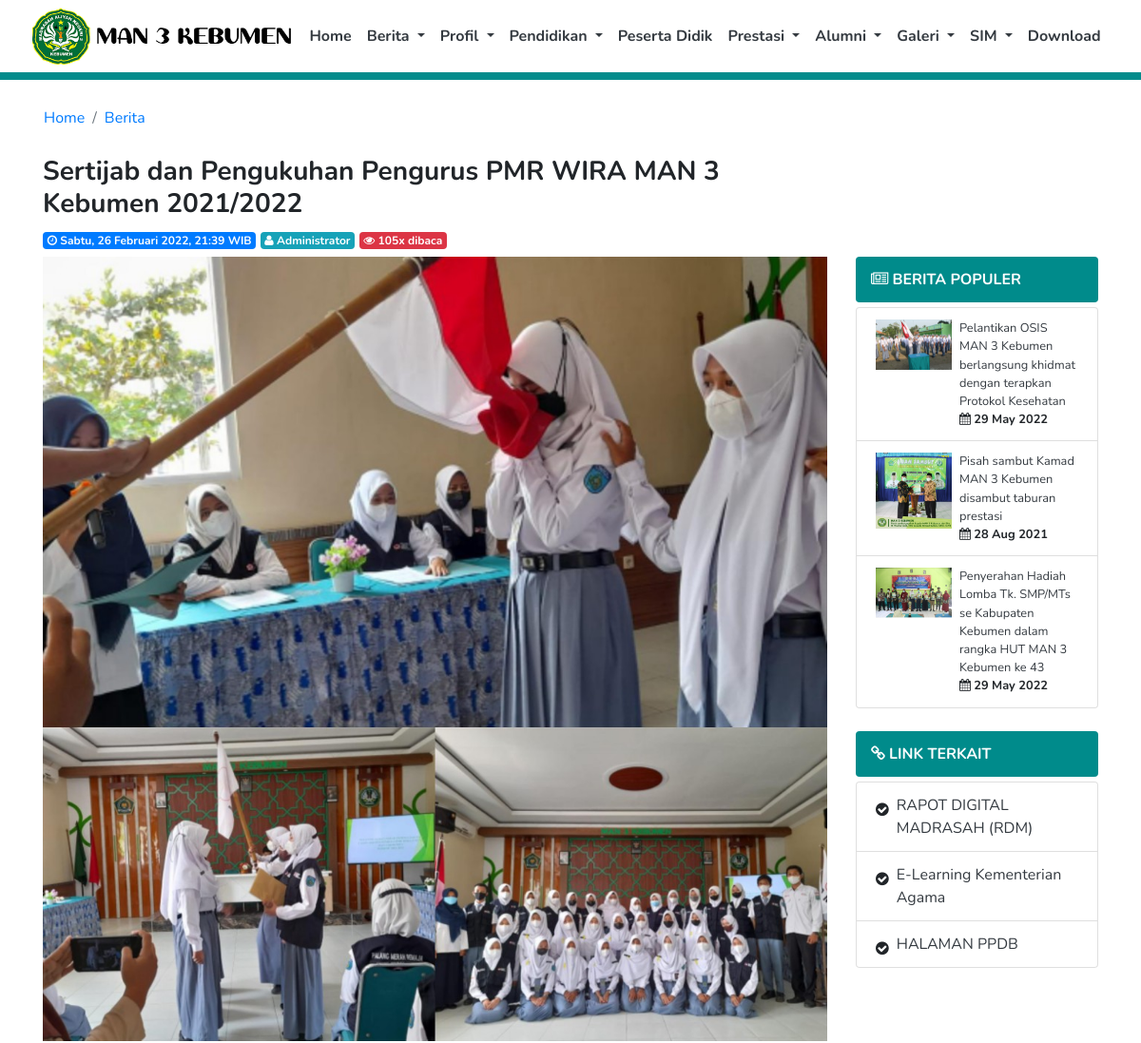
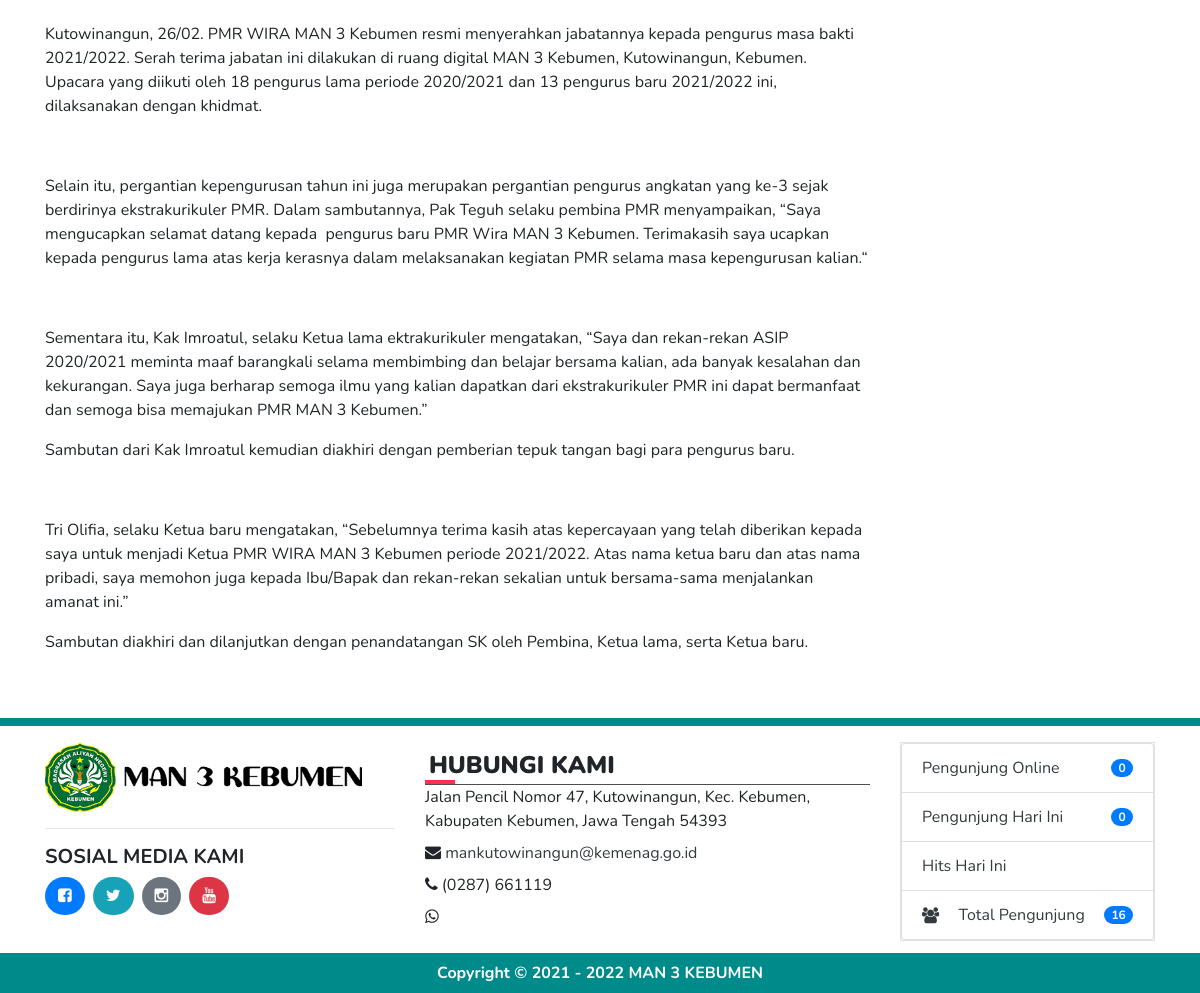
/berita/detail/sertijab-dan-pengukuhan-pengurus-pmr-wira-man-3-kebumen-2021-2022, run on the app's committed database (2 pictures, top to bottom).
### tables this page shows
CREATE TABLE `tb_profil` (
  `id` int(11) NOT NULL,
  `nama_web` varchar(100) NOT NULL,
  `jenjang` int(2) NOT NULL,
  `logo_web` varchar(50) NOT NULL,
  `favicon` varchar(50) NOT NULL,
  `meta_description` varchar(300) NOT NULL,
  `meta_keyword` varchar(200) NOT NULL,
  `profil` text NOT NULL,
  `alamat` varchar(300) NOT NULL,
  `email` varchar(100) NOT NULL,
  `telp` varchar(20) NOT NULL,
  `fax` varchar(20) NOT NULL,
  `whatsapp` varchar(20) NOT NULL,
  `akreditasi` varchar(5) NOT NULL,
  `kurikulum` varchar(30) NOT NULL,
  `file` varchar(250) NOT NULL,
  `nama_kepsek` varchar(100) NOT NULL,
  `nama_operator` varchar(100) NOT NULL,
  `instagram` varchar(200) NOT NULL,
  `facebook` varchar(200) NOT NULL,
  `twitter` varchar(200) NOT NULL,
  `youtube` varchar(200) NOT NULL,
  `gambar` varchar(200) NOT NULL
);

CREATE TABLE `tb_berita` (
  `id` int(4) NOT NULL,
  `nama` varchar(100) NOT NULL,
  `isi` text NOT NULL,
  `gambar` varchar(250) NOT NULL,
  `dibaca` int(5) NOT NULL,
  `id_user` int(2) NOT NULL,
  `is_active` int(1) NOT NULL,
  `hari` varchar(10) NOT NULL,
  `tgl` datetime NOT NULL,
  `slug` varchar(150) NOT NULL
);

CREATE TABLE `tb_user` (
  `id_user` int(3) NOT NULL,
  `nama` varchar(50) NOT NULL,
  `username` varchar(30) NOT NULL,
  `password` varchar(250) NOT NULL,
  `email` varchar(100) NOT NULL,
  `level` varchar(10) NOT NULL,
  `is_active` int(1) NOT NULL
);

CREATE TABLE `tb_link` (
  `id` int(11) NOT NULL,
  `nama` varchar(100) NOT NULL,
  `link` text NOT NULL,
  `is_active` int(11) NOT NULL
);

### application/views/berita/detail_berita.php (the view, shortened to what the rows shown need)
<section id="isi" class="pt-3 pb-5">
    <div class="container">
        <div class="row">
            <div class="col-md-9 text-break">
                <h3><b><?= $title; ?></b></h3>
                <label class="badge badge-primary"><i class="fa fa-clock-o"></i> <?= $data->hari.', '.tgl_indo($data->tgl).', '.date('H:i', strtotime($data->tgl)).' WIB'; ?></label>
                <label class="badge badge-info"><i class="fa fa-user"></i> <?= nama_user($data->id_user); ?></label>
                <label class="badge badge-danger"><i class="fa fa-eye"></i> <?= $data->dibaca; ?>x dibaca</label>
            </div>
    <div class="container">
        <div class="row">
            <div class="col-md-9 text-break">
                <div class="row">
                    <?php if($data->gambar != '' AND file_exists("assets/img/berita/$data->gambar")){ ?>
                        <div class="col-md-12">
                            <a href="<?= base_url("assets/img/berita/$data->gambar"); ?>" class="image-link">
                                <img src="<?= base_url("assets/img/berita/$data->gambar"); ?>" class="img img-fluid">
                            </a>
                        </div>
                    <?php } ?>
                    <div class="col-md-12">
                        <br><?= htmlspecialchars_decode($data->isi); ?>
                    </div>
                </div>
            </div>
            <div class="col-md-3 d-none d-sm-none d-md-block">
                <ul class="list-group">
                    <?php
                    if($berita_terpopuler->num_rows() > 0)
                    {
                        foreach($berita_terpopuler->result() as $r):
                            if($r->gambar != '' AND file_exists("assets/img/berita/$r->gambar"))
                            {
                                $img = $r->gambar;
                            }else
                            {
                                $img = 'no-image.png';
                            }
                            echo'<li class="list-group-item d-flex justify-content-start align-items-start text-break">
                                    <a href="'.base_url("berita/detail/$r->slug").'">
                                        <img src="'.base_url("assets/img/berita/$img").'" class="img img-fluid mr-2" style="max-width: 80px">
                                    </a>
                                    <small>
                                        <a href="'.base_url("berita/detail/$r->slug").'" class="text-dark text-decoration-none">'.$r->nama.'</a>
                                        <br><i class="fa fa-calendar"></i> <b>'.date('d M Y', strtotime($r->tgl)).'</b>
                                    </small>
                                </li>';
                        endforeach;
                    }else
                    {
                        echo'<li class="list-group-item d-flex justify-content-center text-danger text-break">
                                <b>BELUM ADA BERITA</b>
                            </li>';
                    }
                    ?>
                </ul>
                <br>
                <ul class="list-group">
                <?php
                    if($link_terkait->num_rows() > 0)
                    {
                        foreach($link_terkait->result() as $r):
                            if(is_url($r->link))
                            {
                                echo'<li class="list-group-item d-flex justify-content-start text-break">
                                        <i class="fa fa-check-circle mr-2 mt-2"></i>
                                        <a href="'.$r->link.'" class="text-dark">'.$r->nama.'</a>
                                    </li>';
                            }
                            else
                            {
                                echo'<li class="list-group-item d-flex justify-content-start text-break">
                                        <i class="fa fa-check-circle  mr-2 mt-2"></i>
                                        <a href="javascript:void(0)" class="text-dark" onclick="return alert("LINK OFF")">'.$r->nama.'</a>
                                    </a>';
                            }
                        endforeach;
                    }else
                    {
                        echo'<li class="list-group-item d-flex justify-content-center text-danger text-break">
                                <b>BELUM ADA LINK</b>
                            </li>';
                    }
                    ?>
                </ul>
            </div>
        </div>
    </div>
</section>

### application/views/template/topbar.php (shortened to what the rows shown need)
<body>
<nav class="navbar navbar-expand-lg navbar-light bg-white sticky-top d-flex justify-content-center">
      <a href="<?= base_url(); ?>"><img src="<?= base_url(); ?>assets/img/logo/<?= logo_web(); ?>" class="img img-fluid" style="object-fit:contain; max-height:60px;"></a>
</nav>

### application/views/template/footer.php (shortened to what the rows shown need)
<section>
  <footer class="pt-3 footer mt-auto py-3" id="contact">
    <div class="container">
        <div class="row">
          <div class="col-lg-4 col-md-6 col-sm-6 mb-3">
            <img src="<?= base_url(); ?>assets/img/logo/<?= logo_web(); ?>" class="img img-fluid" style="object-fit:contain; max-height:70px;"><hr>
            <h5><b>SOSIAL MEDIA KAMI</b></h5>
            <?php
            if(is_url(facebook()))
            {
              echo'<a href="'.facebook().'" title="facebook" class="btn bg-primary text-white btn-radius mr-2" target="_blank"><i class="fa fa-facebook-square"></i></a>';
            }else
            {
              echo'<a href="javascript:void(0)" title="facebook" class="btn bg-primary text-white btn-radius mr-2"><i class="fa fa-facebook-square"></i></a>';
            }
            if(is_url(twitter()))
            {
              echo'<a href="'.twitter().'" title="twitter" class="btn bg-info text-white btn-radius mr-2" target="_blank"><i class="fa fa-twitter"></i></a>';
            }else
            {
              echo'<a href="javascript:void(0)" title="twitter" class="btn bg-info text-white btn-radius mr-2"><i class="fa fa-twitter"></i></a>';
            }
            if(is_url(instagram()))
            {
              echo'<a href="'.instagram().'" title="instagram" class="btn bg-secondary text-white btn-radius mr-2" target="_blank"><i class="fa fa-instagram"></i></a>';
            }else
            {
              echo'<a href="javascript:void(0)" title="instagram" class="btn bg-secondary text-white btn-radius mr-2"><i class="fa fa-instagram"></i></a>';
            }
            if(is_url(youtube()))
            {
              echo'<a href="'.youtube().'" title="youtube" class="btn bg-danger text-white btn-radius mr-2" target="_blank"><i class="fa fa-youtube"></i></a>';
            }else
            {
              echo'<a href="javascript:void(0)" title="youtube" class="btn bg-danger text-white btn-radius mr-2"><i class="fa fa-youtube"></i></a>';
            }
            ?>
          </div>
            <div class="col-lg-5 col-md-6 col-sm-6 mb-3">
              <h5 class="footer-title p-1"><b>HUBUNGI KAMI</b></h5>
                <div>
                  <?= alamat(); ?>
                </div>
                <div class="mt-2">
                  <i class="fa fa-envelope"></i> <?php
                                                  if(is_email(email()))
                                                  {
                                                    echo'<a href="mailto:'.email().'" class="text-dark">'.email().'</a>';
                                                  }else
                                                  {
                                                    echo'<a href="javascript:void(0)" class="text-dark">'.email().'</a>';
                                                  }
                                                  ?>
                </div>
                <div class="mt-2">
                  <i class="fa fa-phone"></i> <?= telp(); ?>
                </div>
                <div class="mt-2">
                  <i class="fa fa-whatsapp"></i> <?= whatsapp(); ?>
                </div>
            </div>
          </div>
        </div>
  </footer>
  <div class="bg-dark-slate-blue" style="margin-top:-20px">
    <div class="container pt-2 pb-2">
      <div class="col-md-12 text-white text-center">
        <b><?php
          $tahun = '2021';
          $tahun_sekarang = date('Y');
          if($tahun_sekarang > $tahun){ ?>
            Copyright &copy; <?= $tahun; ?> - <?= $tahun_sekarang; ?> <a href="javascript:void(0)" class="text-decoration-none text-white"><?= title(); ?></a>
          <?php }else{ ?>
            Copyright &copy; <?= $tahun_sekarang; ?> <a href="javascript:void(0)" class="text-decoration-none text-white"><?= title(); ?></a>
          <?php } ?>
        </b>
      </div>
    </div>
  </div>
</section>
</body>
</html>

### data on the page
tb_profil: logo_web (picture), alamat "Jalan Pencil Nomor 47, Kutowinangun, Kec. Kebumen, Kabupaten Kebumen, Jawa Tengah 54393", email "mankutowinangun@kemenag.go.id", telp "(0287) 661119", nama_web "MAN 3 KEBUMEN"
tb_berita: hari "Sabtu", tgl "26 Februari 2022", tgl "21:39", id_user.nama "Administrator", dibaca "105", gambar (picture), isi "Kutowinangun, 26/02. PMR WIRA MAN 3 Kebumen resmi menyerahkan jabatannya kepada pengurus masa bakti 2021/2022. Serah terima jabatan ini dilakukan di ruang digital MAN 3 Kebumen, Kutowinangun, Kebumen. Upacara yang diikuti oleh 18 pengurus lama periode 2020/2021 dan 13 pengurus baru 2021/2022 ini, dilaksanakan dengan khidmat. Selain itu, pergantian kepengurusan tahun ini juga merupakan pergantian pengurus angkatan yang ke-3 sejak berdirinya ekstrakurikuler PMR. Dalam sambutannya, Pak Teguh selaku pembina PMR menyampaikan, “Saya mengucapkan selamat datang kepada pengurus baru PMR Wira MAN 3 Kebumen. Terimakasih saya ucapkan kepada pengurus lama atas kerja kerasnya dalam melaksanakan kegiatan…"
tb_berita: gambar (picture), nama "Pelantikan OSIS MAN 3 Kebumen berlangsung khidmat dengan terapkan Protokol Kesehatan", tgl "29 May 2022"
tb_berita: gambar (picture), nama "Pisah sambut Kamad MAN 3 Kebumen disambut taburan prestasi", tgl "28 Aug 2021"
tb_berita: gambar (picture), nama "Penyerahan Hadiah Lomba Tk. SMP/MTs se Kabupaten Kebumen dalam rangka HUT MAN 3 Kebumen ke 43", tgl "29 May 2022"
tb_link: nama "RAPOT DIGITAL MADRASAH (RDM)"
tb_link: nama "E-Learning Kementerian Agama"
tb_link: nama "HALAMAN PPDB"

### other printed values
$title "Sertijab dan Pengukuhan Pengurus PMR WIRA MAN 3 Kebumen 2021/2022"
$pengunjungonline "0"
$pengunjung "0"
$totalpengunjung['total'] "16"
$tahun "2021"
